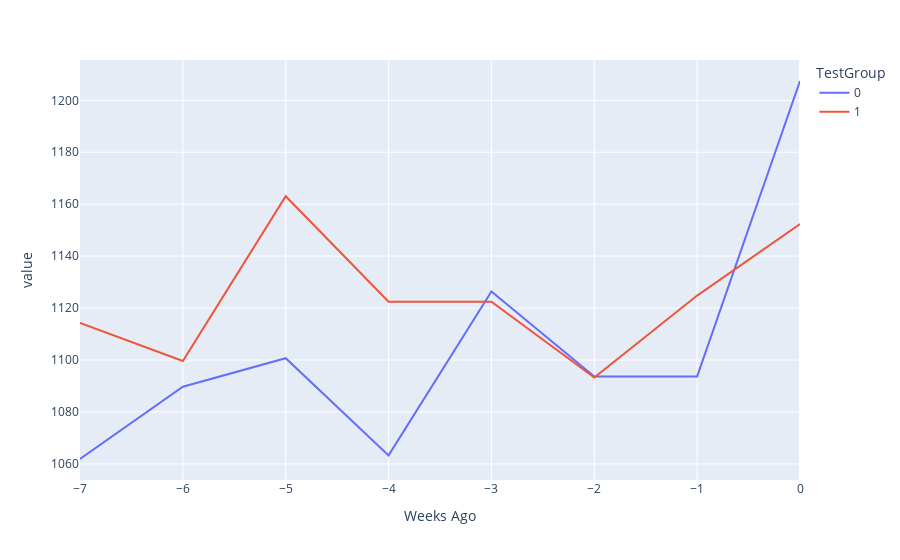
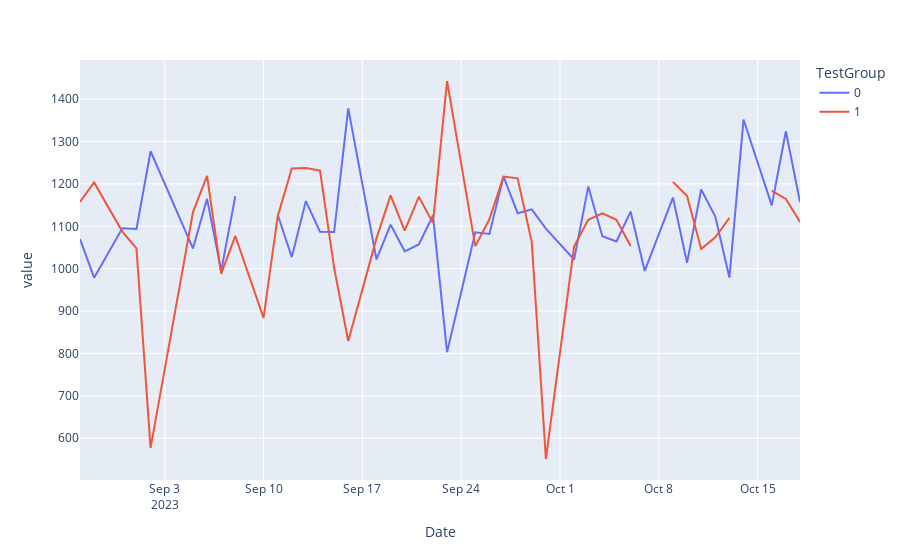

Here is the notebook cell these charts were saved with, in order:
### Markdown cell above
# Run Regression to Calc $\mathbb{E}[AHT]$ and $N_n$

### Code cell
df = run_query(file_to_string('AHT And Sales.sql'))
df = add_conditionals(df)

df['Having ExpertAssist Effect on Onboarding']=df['VZN_Onboarding_2628']*df['ExpertAssistOnForThisUser']
df['Having ExpertAssist Effect on MTS Bundle']=df['VZN_MTS_Bundle_EN_2233']*df['ExpertAssistOnForThisUser']
df['Having ExpertAssist Effect when Offering']= df['Offered']*df['ExpertAssistOnForThisUser']
df['Having ExpertAssist Effect when Accepted']= df['Accepted']*df['ExpertAssistOnForThisUser']
model = model = sm.OLS(
    endog=df['HandleTime'],
    exog=df[[
        # 'Having ExpertAssist Effect on Onboarding',
        # 'Having ExpertAssist Effect on MTS Bundle',
        # 'Having ExpertAssist Effect when Offering',
        # 'Having ExpertAssist Effect when Accepted',
        'Weeks Ago',
        'ExpertAssistOnForThisUser',
        'Constant','TestGroup',
        'Offered','Accepted'
        ]]).fit()
display(model.summary())
Aht_Reduction = model.params['ExpertAssistOnForThisUser']
display(Aht_Reduction)
Number_Inbound = df['Constant'].sum()

# display(df.head(),df.describe())
df['Weeks Ago']=df['Weeks Ago']*-1
px.line(pd.pivot_table(df,index='Weeks Ago',values='HandleTime',columns='TestGroup'),).show()
px.line(pd.pivot_table(df,index='Date',values='HandleTime',columns='TestGroup')).show()
# display(df.columns)
# display(pd.pivot_table(df,index=['TestGroup','AfterExpertAssistLaunch'],values=['Offered','Accepted']))

# del df, model

### Figure 1 — Plotly figure (JSON) as saved in the notebook; plotly's stock layout.template omitted (floating-point values rounded to 4 significant figures)
{"data": [{"hovertemplate": "TestGroup=0<br>Weeks Ago=%{x}<br>value=%{y}<extra></extra>", "legendgroup": "0", "line": {"color": "#636efa", "dash": "solid"}, "marker": {"symbol": "circle"}, "mode": "lines", "name": "0", "orientation": "v", "showlegend": true, "type": "scatter", "x": [-7, -6, -5, -4, -3, -2, -1, 0], "xaxis": "x", "y": [1062.0, 1090.0, 1101.0, 1063.0, 1126.0, 1094.0, 1094.0, 1207.0], "yaxis": "y"}, {"hovertemplate": "TestGroup=1<br>Weeks Ago=%{x}<br>value=%{y}<extra></extra>", "legendgroup": "1", "line": {"color": "#EF553B", "dash": "solid"}, "marker": {"symbol": "circle"}, "mode": "lines", "name": "1", "orientation": "v", "showlegend": true, "type": "scatter", "x": [-7, -6, -5, -4, -3, -2, -1, 0], "xaxis": "x", "y": [1114.0, 1100.0, 1163.0, 1122.0, 1122.0, 1093.0, 1125.0, 1152.0], "yaxis": "y"}], "layout": {"legend": {"title": {"text": "TestGroup"}, "tracegroupgap": 0}, "margin": {"t": 60}, "xaxis": {"anchor": "y", "domain": [0, 1], "title": {"text": "Weeks Ago"}}, "yaxis": {"anchor": "x", "domain": [0, 1], "title": {"text": "value"}}}}

### Figure 2 — Plotly figure (JSON) as saved in the notebook; plotly's stock layout.template omitted (floating-point values rounded to 4 significant figures)
{"data": [{"hovertemplate": "TestGroup=0<br>Date=%{x}<br>value=%{y}<extra></extra>", "legendgroup": "0", "line": {"color": "#636efa", "dash": "solid"}, "marker": {"symbol": "circle"}, "mode": "lines", "name": "0", "orientation": "v", "showlegend": true, "type": "scatter", "x": ["2023-08-28T00:00:00", "2023-08-29T00:00:00", "2023-08-31T00:00:00", "2023-09-01T00:00:00", "2023-09-02T00:00:00", "2023-09-05T00:00:00", "2023-09-06T00:00:00", "2023-09-07T00:00:00", "2023-09-08T00:00:00", "2023-09-10T00:00:00", "2023-09-11T00:00:00", "2023-09-12T00:00:00", "2023-09-13T00:00:00", "2023-09-14T00:00:00", "2023-09-15T00:00:00", "2023-09-16T00:00:00", "2023-09-18T00:00:00", "2023-09-19T00:00:00", "2023-09-20T00:00:00", "2023-09-21T00:00:00", "2023-09-22T00:00:00", "2023-09-23T00:00:00", "2023-09-25T00:00:00", "2023-09-26T00:00:00", "2023-09-27T00:00:00", "2023-09-28T00:00:00", "2023-09-29T00:00:00", "2023-09-30T00:00:00", "2023-10-02T00:00:00", "2023-10-03T00:00:00", "2023-10-04T00:00:00", "2023-10-05T00:00:00", "2023-10-06T00:00:00", "2023-10-07T00:00:00", "2023-10-09T00:00:00", "2023-10-10T00:00:00", "2023-10-11T00:00:00", "2023-10-12T00:00:00", "2023-10-13T00:00:00", "2023-10-14T00:00:00", "2023-10-16T00:00:00", "2023-10-17T00:00:00", "2023-10-18T00:00:00"], "xaxis": "x", "y": [1070.0, 978.7, 1096.0, 1094.0, 1277.0, 1048.0, 1165.0, 994.9, 1171.0, null, 1128.0, 1027.0, 1160.0, 1087.0, 1086.0, 1378.0, 1022.0, 1104.0, 1041.0, 1057.0, 1126.0, 802.8, 1086.0, 1082.0, 1217.0, 1131.0, 1140.0, 1095.0, 1022.0, 1194.0, 1077.0, 1064.0, 1135.0, 994.7, 1168.0, 1014.0, 1187.0, 1123.0, 979.1, 1352.0, 1150.0, 1324.0, 1157.0], "yaxis": "y"}, {"hovertemplate": "TestGroup=1<br>Date=%{x}<br>value=%{y}<extra></extra>", "legendgroup": "1", "line": {"color": "#EF553B", "dash": "solid"}, "marker": {"symbol": "circle"}, "mode": "lines", "name": "1", "orientation": "v", "showlegend": true, "type": "scatter", "x": ["2023-08-28T00:00:00", "2023-08-29T00:00:00", "2023-08-31T00:00:00", "2023-09-01T00:00:00", "2023-09-02T00:00:00", "2023-09-05T00:00:00", "2023-09-06T00:00:00", "2023-09-07T00:00:00", "2023-09-08T00:00:00", "2023-09-10T00:00:00", "2023-09-11T00:00:00", "2023-09-12T00:00:00", "2023-09-13T00:00:00", "2023-09-14T00:00:00", "2023-09-15T00:00:00", "2023-09-16T00:00:00", "2023-09-18T00:00:00", "2023-09-19T00:00:00", "2023-09-20T00:00:00", "2023-09-21T00:00:00", "2023-09-22T00:00:00", "2023-09-23T00:00:00", "2023-09-25T00:00:00", "2023-09-26T00:00:00", "2023-09-27T00:00:00", "2023-09-28T00:00:00", "2023-09-29T00:00:00", "2023-09-30T00:00:00", "2023-10-02T00:00:00", "2023-10-03T00:00:00", "2023-10-04T00:00:00", "2023-10-05T00:00:00", "2023-10-06T00:00:00", "2023-10-07T00:00:00", "2023-10-09T00:00:00", "2023-10-10T00:00:00", "2023-10-11T00:00:00", "2023-10-12T00:00:00", "2023-10-13T00:00:00", "2023-10-14T00:00:00", "2023-10-16T00:00:00", "2023-10-17T00:00:00", "2023-10-18T00:00:00"], "xaxis": "x", "y": [1157.0, 1204.0, 1088.0, 1048.0, 577.2, 1133.0, 1219.0, 987.8, 1077.0, 883.9, 1123.0, 1237.0, 1238.0, 1231.0, 1002.0, 829.4, 1072.0, 1173.0, 1090.0, 1170.0, 1108.0, 1443.0, 1053.0, 1116.0, 1218.0, 1213.0, 1063.0, 551.0, 1053.0, 1115.0, 1131.0, 1115.0, 1053.0, null, 1205.0, 1172.0, 1046.0, 1074.0, 1120.0, null, 1184.0, 1164.0, 1110.0], "yaxis": "y"}], "layout": {"legend": {"title": {"text": "TestGroup"}, "tracegroupgap": 0}, "margin": {"t": 60}, "xaxis": {"anchor": "y", "domain": [0, 1], "title": {"text": "Date"}}, "yaxis": {"anchor": "x", "domain": [0, 1], "title": {"text": "value"}}}}
